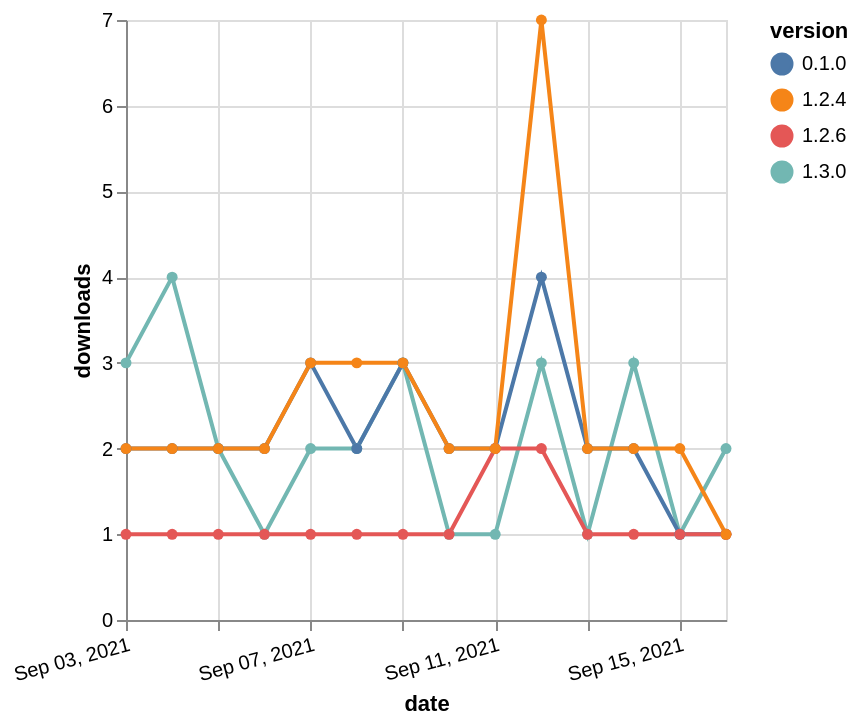

Vega-Lite specification for this chart:
### Vega-Lite specification from a JSON file in a GitHub repository (floating-point values rounded to 4 significant figures)
{"$schema": "https://vega.github.io/schema/vega-lite/v5.json", "description": "A simple bar chart with embedded data.", "data": {"values": [{"date": "2021-09-03", "total": 106, "delta": 3, "version": "1.3.0"}, {"date": "2021-09-04", "total": 110, "delta": 4, "version": "1.3.0"}, {"date": "2021-09-05", "total": 112, "delta": 2, "version": "1.3.0"}, {"date": "2021-09-06", "total": 113, "delta": 1, "version": "1.3.0"}, {"date": "2021-09-07", "total": 115, "delta": 2, "version": "1.3.0"}, {"date": "2021-09-08", "total": 117, "delta": 2, "version": "1.3.0"}, {"date": "2021-09-09", "total": 120, "delta": 3, "version": "1.3.0"}, {"date": "2021-09-10", "total": 121, "delta": 1, "version": "1.3.0"}, {"date": "2021-09-11", "total": 122, "delta": 1, "version": "1.3.0"}, {"date": "2021-09-12", "total": 125, "delta": 3, "version": "1.3.0"}, {"date": "2021-09-13", "total": 126, "delta": 1, "version": "1.3.0"}, {"date": "2021-09-14", "total": 129, "delta": 3, "version": "1.3.0"}, {"date": "2021-09-15", "total": 130, "delta": 1, "version": "1.3.0"}, {"date": "2021-09-16", "total": 132, "delta": 2, "version": "1.3.0"}, {"date": "2021-09-03", "total": 3374, "delta": 2, "version": "0.1.0"}, {"date": "2021-09-04", "total": 3376, "delta": 2, "version": "0.1.0"}, {"date": "2021-09-05", "total": 3378, "delta": 2, "version": "0.1.0"}, {"date": "2021-09-06", "total": 3380, "delta": 2, "version": "0.1.0"}, {"date": "2021-09-07", "total": 3383, "delta": 3, "version": "0.1.0"}, {"date": "2021-09-08", "total": 3385, "delta": 2, "version": "0.1.0"}, {"date": "2021-09-09", "total": 3388, "delta": 3, "version": "0.1.0"}, {"date": "2021-09-10", "total": 3390, "delta": 2, "version": "0.1.0"}, {"date": "2021-09-11", "total": 3392, "delta": 2, "version": "0.1.0"}, {"date": "2021-09-12", "total": 3396, "delta": 4, "version": "0.1.0"}, {"date": "2021-09-13", "total": 3398, "delta": 2, "version": "0.1.0"}, {"date": "2021-09-14", "total": 3400, "delta": 2, "version": "0.1.0"}, {"date": "2021-09-15", "total": 3401, "delta": 1, "version": "0.1.0"}, {"date": "2021-09-16", "total": 3402, "delta": 1, "version": "0.1.0"}, {"date": "2021-09-03", "total": 265, "delta": 1, "version": "1.2.6"}, {"date": "2021-09-04", "total": 266, "delta": 1, "version": "1.2.6"}, {"date": "2021-09-05", "total": 267, "delta": 1, "version": "1.2.6"}, {"date": "2021-09-06", "total": 268, "delta": 1, "version": "1.2.6"}, {"date": "2021-09-07", "total": 269, "delta": 1, "version": "1.2.6"}, {"date": "2021-09-08", "total": 270, "delta": 1, "version": "1.2.6"}, {"date": "2021-09-09", "total": 271, "delta": 1, "version": "1.2.6"}, {"date": "2021-09-10", "total": 272, "delta": 1, "version": "1.2.6"}, {"date": "2021-09-11", "total": 274, "delta": 2, "version": "1.2.6"}, {"date": "2021-09-12", "total": 276, "delta": 2, "version": "1.2.6"}, {"date": "2021-09-13", "total": 277, "delta": 1, "version": "1.2.6"}, {"date": "2021-09-14", "total": 278, "delta": 1, "version": "1.2.6"}, {"date": "2021-09-15", "total": 279, "delta": 1, "version": "1.2.6"}, {"date": "2021-09-16", "total": 280, "delta": 1, "version": "1.2.6"}, {"date": "2021-09-03", "total": 3041, "delta": 2, "version": "1.2.4"}, {"date": "2021-09-04", "total": 3043, "delta": 2, "version": "1.2.4"}, {"date": "2021-09-05", "total": 3045, "delta": 2, "version": "1.2.4"}, {"date": "2021-09-06", "total": 3047, "delta": 2, "version": "1.2.4"}, {"date": "2021-09-07", "total": 3050, "delta": 3, "version": "1.2.4"}, {"date": "2021-09-08", "total": 3053, "delta": 3, "version": "1.2.4"}, {"date": "2021-09-09", "total": 3056, "delta": 3, "version": "1.2.4"}, {"date": "2021-09-10", "total": 3058, "delta": 2, "version": "1.2.4"}, {"date": "2021-09-11", "total": 3060, "delta": 2, "version": "1.2.4"}, {"date": "2021-09-12", "total": 3067, "delta": 7, "version": "1.2.4"}, {"date": "2021-09-13", "total": 3069, "delta": 2, "version": "1.2.4"}, {"date": "2021-09-14", "total": 3071, "delta": 2, "version": "1.2.4"}, {"date": "2021-09-15", "total": 3073, "delta": 2, "version": "1.2.4"}, {"date": "2021-09-16", "total": 3074, "delta": 1, "version": "1.2.4"}]}, "width": "container", "mark": {"type": "line", "point": {"filled": true}}, "encoding": {"x": {"field": "date", "type": "temporal", "timeUnit": "yearmonthdate", "title": "date", "axis": {"labelAngle": -15}}, "y": {"field": "delta", "type": "quantitative", "title": "downloads"}, "color": {"field": "version", "type": "nominal"}, "tooltip": {"field": "delta"}}}
